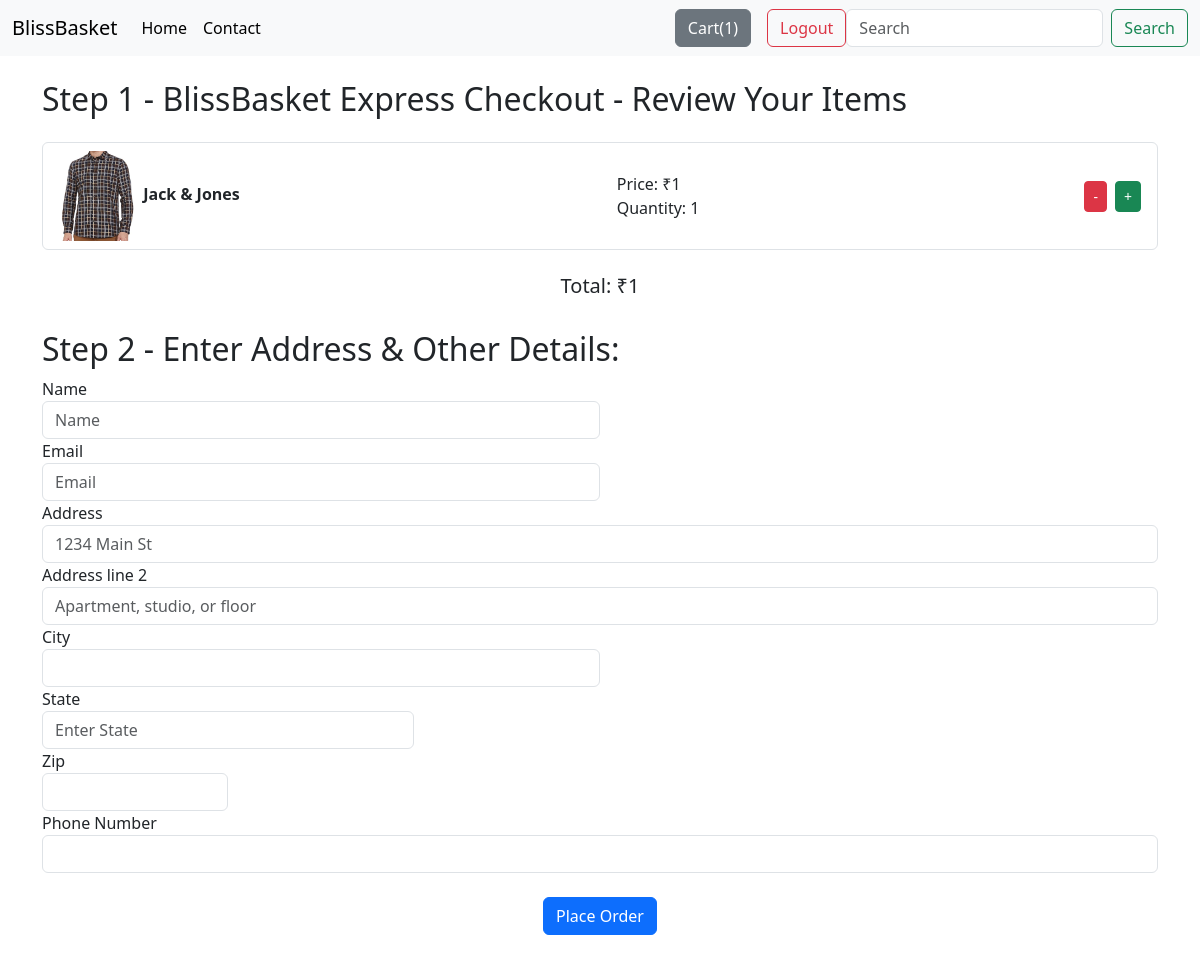
The page /buy_now/13/ (signed in) on the database its author committed.
### shop/models.py (models this page shows)
class CartItem(models.Model):
    cart = models.ForeignKey(Cart, on_delete=models.CASCADE, related_name="items")
    product = models.ForeignKey(Product, on_delete=models.CASCADE)
    quantity = models.PositiveIntegerField(default=1)

class Product(models.Model):
    product_id = models.AutoField
    product_name = models.CharField(max_length=30)
    category = models.CharField(max_length=50, default = "")
    subcategory = models.CharField(max_length=50, default = "")
    price = models.IntegerField(default=0)
    desc = models.CharField(max_length=300)
    pub_date = models.DateField()
    image = models.ImageField(upload_to="shop/images", default = "")

### shop/views.py (the view)
# urls.py: path('buy_now/<int:product_id>/', views.buy_now, name="buy_now"),
@login_required
def buy_now(request,product_id):
    product = get_object_or_404(Product,id=product_id)
    cart,created = Cart.objects.get_or_create(user=request.user)
    cart_item,item_created = CartItem.objects.get_or_create(product=product,cart=cart)
    total = cart_item.product.price*cart_item.quantity
    context = {'cart_items' : [cart_item] ,'total' : total}
    return render(request, "shop/buy_now.html",context)

### shop/context_processors.py (called while the page is built)
def cart_quantity(request):
    if request.user.is_authenticated:
        cart,created = Cart.objects.get_or_create(user=request.user)
        items = cart.items.all()
        total_quantity = sum(item.quantity for item in items)
    else:
        total_quantity=0
    return { 'total_quantity': total_quantity }

### shop/templates/shop/buy_now.html (shortened to what this page needs)
{% extends 'shop/basic.html' %}
{% block body %}
<div class="container">
    {% if cart_items %}
    <div class="col my-4">
        <h2>Step 1 - BlissBasket Express Checkout - Review Your Items</h2>
        <div class="my-4">
            <ul class="list-group" id="items">
                {% for item in cart_items %}
                <li class="list-group-item">
                    <div class="d-flex justify-content-between align-items-center">
                        <div>
                            <img src='/media/{{item.product.image}}' alt="{{ product.product_name }}" width="80">
                            <strong>{{ item.product.product_name }}</strong>
                        </div>
                        <div>
                            <span>Price: ₹{{ item.product.price}}</span>
                            <br>
                            <span>Quantity: {{ item.quantity }}</span>
                        </div>
                        <div class="d-flex">
                            <a href="{% url 'remove_product' item.product.id %}" class="btn btn-danger btn-sm ms-2">-</a>
                            <a href="{% url 'add_product' item.product.id %}" class="btn btn-success btn-sm ms-2">+</a>
                        </div>
                    </div>
                </li>
                {% endfor %}
            </ul>
        </div>
        <div class="d-flex justify-content-center">
            <h5>Total: ₹{{ total }}</h5>
        </div>
    </div>
    {% else %}
    <p>Your cart is empty!</p>
    {% endif %}
    <div class="col my-4">
        <h2>Step 2 - Enter Address & Other Details:</h2>
        <form method="POST" action = "{% url 'payment_success' %}"> {% csrf_token %}
            <div class="form-row">
                <div class="form-group col-md-6">
                    <label for="inputname">Name</label>
                    <input type="name" name="name" class="form-control" id="inputname" placeholder="Name">
                </div>
                <div class="form-group col-md-6">
                    <label for="inputEmail4">Email</label>
                    <input type="email" name="email" class="form-control" id="inputEmail4" placeholder="Email">
                </div>
            </div>
            <div class="form-group">
                <label for="inputAddress">Address</label>
                <input type="text" name="address" class="form-control" id="inputAddress" placeholder="1234 Main St">
            </div>
            <div class="form-group">
                <label for="inputAddress2">Address line 2</label>
                <input type="text" name="address2" class="form-control" id="inputAddress2" placeholder="Apartment, studio, or floor">
            </div>
            <div class="form-row">
                <div class="form-group col-md-6">
                    <label for="inputCity">City</label>
                    <input type="text" name="city" class="form-control" id="inputCity">
                </div>
                <div class="form-group col-md-4">
                    <label for="inputState">State</label>
                    <input type="text" name="state" class="form-control" id="inputAddress2" placeholder="Enter State">
                </div>
                <div class="form-group col-md-2">
                    <label for="inputZip">Zip</label>
                    <input type="text" name="zipcode" class="form-control" id="inputZip">
                </div>
            </div>
            <div class="form-group">
                <label for="inputZip">Phone Number</label>
                <input type="tel" name="phone" class="form-control" id="inputPhone">
            </div>
            <br>
            <div class="d-flex justify-content-center">
                <button type="submit" class="btn btn-primary">Place Order</button>
            </div>
        </form>
    </div>
</div>
{% endblock %}

### rows shown on the page
CartItem: product.image (picture), product.product_name "Jack & Jones", product.price "1", quantity "1"

### other values the page prints
{{ total_quantity }} "1"
{{ total }} "1"
